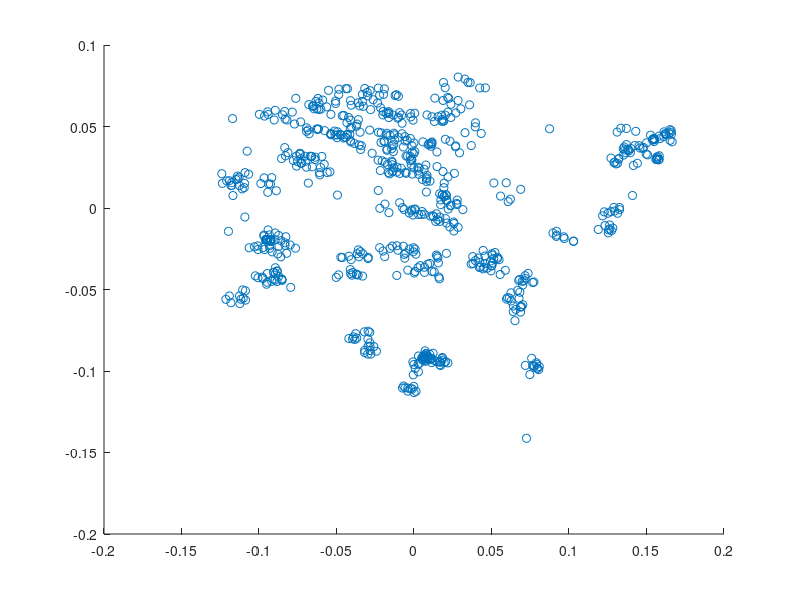
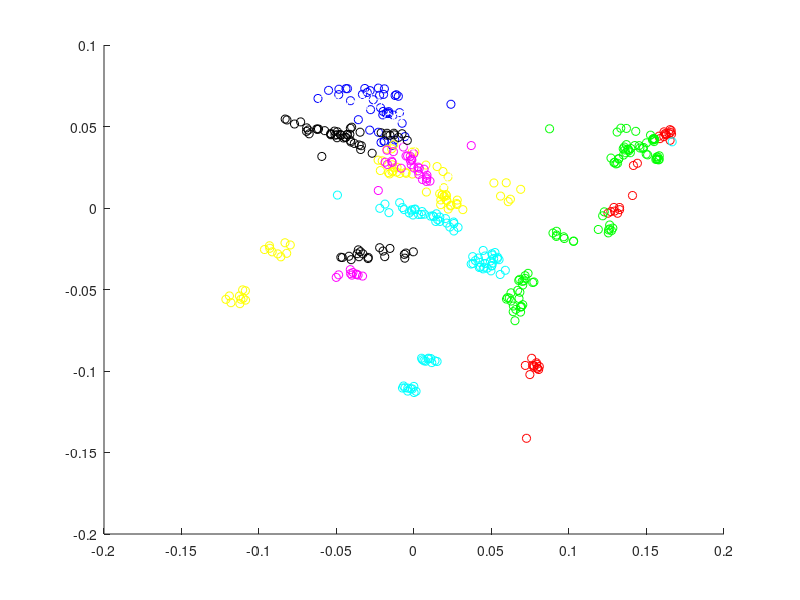

The MATLAB source for these figures, in order:
clearvars
fd_sai = load('fd_sai_hand.mat');
fd_sam = load('fd_sam_hand.mat');
fd_sai_sam = [fd_sai.global_samples_fd fd_sam.global_samples_fd];

Y_sai_target = load('Y_sai_hand.mat');
Y_sam_target = load('Y_sam_hand.mat');
Y_sai_sam = [Y_sai_target.Y Y_sam_target.Y];

N = size(fd_sai_sam,2);
total_val = sum(fd_sai_sam, 2);
mean_val = total_val ./ N;

fd_zero_mean = fd_sai_sam;
for i = 1:N
    fd_zero_mean(:,i) = fd_zero_mean(:,i) - mean_val;
end

cov_X = cov(fd_zero_mean.');
[U,S,V] = svd(cov_X);

Z = U(:,1:2).' * fd_zero_mean;
figure, scatter(Z(1,:),Z(2,:))

% Y_class = [];
% for class = 0:0
%     ind = find(Y_sai_sam(class+1,:)>0);
%     curr = Z(:,ind);
% end

ind = find(Y_sai_sam(1,:)>0);
Y_0 = Z(:,ind);
ind = find(Y_sai_sam(2,:)>0);
Y_1 = Z(:,ind);
ind = find(Y_sai_sam(3,:)>0);
Y_2 = Z(:,ind);
ind = find(Y_sai_sam(4,:)>0);
Y_3 = Z(:,ind);
ind = find(Y_sai_sam(5,:)>0);
Y_4 = Z(:,ind);
ind = find(Y_sai_sam(6,:)>0);
Y_5 = Z(:,ind);
ind = find(Y_sai_sam(7,:)>0);
Y_6 = Z(:,ind);
ind = find(Y_sai_sam(8,:)>0);
Y_7 = Z(:,ind);
ind = find(Y_sai_sam(9,:)>0);
Y_8 = Z(:,ind);
ind = find(Y_sai_sam(10,:)>0);
Y_9 = Z(:,ind);
ind = find(Y_sai_sam(11,:)>0);
Y_10 = Z(:,ind);

figure,
scatter(Y_0(1,:),Y_0(2,:), 'r')
hold on
scatter(Y_1(1,:),Y_1(2,:), 'g')
hold on
scatter(Y_2(1,:),Y_2(2,:), 'b')
hold on
scatter(Y_3(1,:),Y_3(2,:), 'y')
hold on
scatter(Y_4(1,:),Y_4(2,:), 'm')
hold on
scatter(Y_5(1,:),Y_5(2,:), 'c')
hold on
scatter(Y_6(1,:),Y_6(2,:), 'w')
hold on
scatter(Y_7(1,:),Y_7(2,:), 'k')
hold on
% scatter(Y_8(1,:),Y_8(2,:), 'r+')
% hold on
% plot(Y_9(1,:),Y_9(2,:), 'r-')
% hold on
% scatter(Y_10(1,:),Y_10(2,:), 'r*')
% hold on
